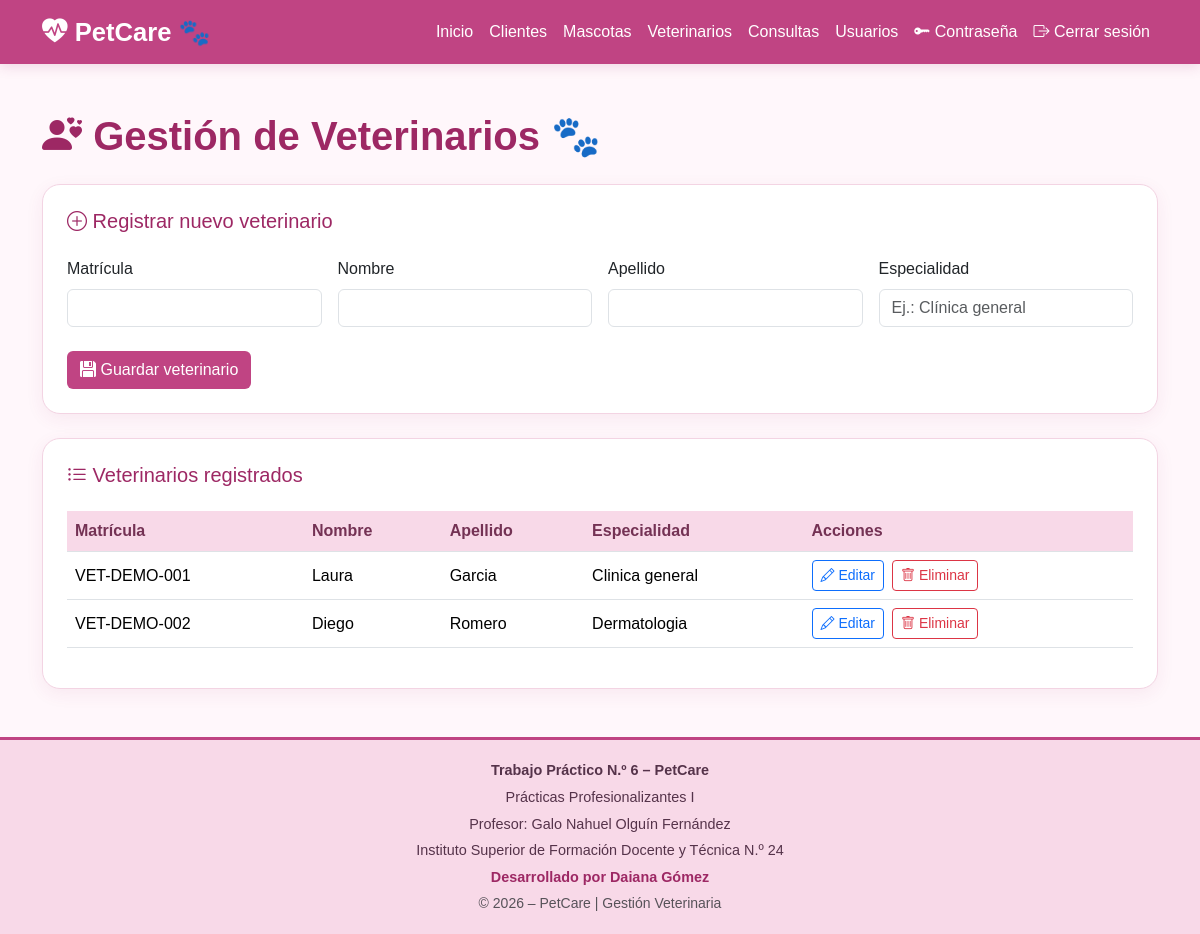
Screenshot of /veterinarios/index.php (signed in) with the database file from the repository.
### tables this page shows
CREATE TABLE `veterinarios` (
  `id_veterinario` int NOT NULL AUTO_INCREMENT,
  `matricula` varchar(20) NOT NULL,
  `nombre` varchar(50) NOT NULL,
  `apellido` varchar(50) NOT NULL,
  `especialidad` varchar(50) NOT NULL,
  PRIMARY KEY (`id_veterinario`),
  UNIQUE KEY `matricula` (`matricula`)
);

### veterinarios/index.php (the view, shortened to what this page needs)
<?php
$conexion = conectarBD();
function escapar($valor): string {
    return htmlspecialchars((string)$valor, ENT_QUOTES, 'UTF-8');
}
$datos = [
    'matricula' => '',
    'nombre' => '',
    'apellido' => '',
    'especialidad' => ''
];
$veterinarios = $conexion->query(
    "SELECT id_veterinario, matricula, nombre,
            apellido, especialidad
     FROM veterinarios
     ORDER BY apellido, nombre"
)->fetchAll(PDO::FETCH_ASSOC);
require __DIR__ . '/../includes/header.php';
?>
<main class="container py-5">
    <h1 class="titulo fw-bold mb-4">
        <i class="bi bi-person-hearts"></i>
        Gestión de Veterinarios 🐾
    </h1>
    <div class="card mb-4">
        <div class="card-body p-4">
            <h2 class="h5 titulo mb-4">
                <i class="bi bi-plus-circle"></i>
                Registrar nuevo veterinario
            </h2>
            <form method="POST" action="index.php">
                <div class="row g-3">
                    <div class="col-md-3">
                        <label for="matricula" class="form-label">
                            Matrícula
                        </label>
                        <input
                            type="text"
                            class="form-control"
                            id="matricula"
                            name="matricula"
                            maxlength="30"
                            value="<?= escapar($datos['matricula']) ?>"
                            required>
                    </div>
                    <div class="col-md-3">
                        <label for="nombre" class="form-label">
                            Nombre
                        </label>
                        <input
                            type="text"
                            class="form-control"
                            id="nombre"
                            name="nombre"
                            maxlength="100"
                            value="<?= escapar($datos['nombre']) ?>"
                            required>
                    </div>
                    <div class="col-md-3">
                        <label for="apellido" class="form-label">
                            Apellido
                        </label>
                        <input
                            type="text"
                            class="form-control"
                            id="apellido"
                            name="apellido"
                            maxlength="100"
                            value="<?= escapar($datos['apellido']) ?>"
                            required>
                    </div>
                    <div class="col-md-3">
                        <label for="especialidad" class="form-label">
                            Especialidad
                        </label>
                        <input
                            type="text"
                            class="form-control"
                            id="especialidad"
                            name="especialidad"
                            maxlength="100"
                            value="<?= escapar($datos['especialidad']) ?>"
                            placeholder="Ej.: Clínica general">
                    </div>
                </div>
                <div class="mt-4">
                    <button type="submit" class="btn btn-petcare">
                        <i class="bi bi-floppy-fill"></i>
                        Guardar veterinario
                    </button>
                </div>
            </form>
        </div>
    </div>
    <div class="card">
        <div class="card-body p-4">
            <h2 class="h5 titulo mb-4">
                <i class="bi bi-list-ul"></i>
                Veterinarios registrados
            </h2>
            <div class="table-responsive">
                <table class="table table-hover align-middle">
                    <thead>
                        <tr>
                            <th>Matrícula</th>
                            <th>Nombre</th>
                            <th>Apellido</th>
                            <th>Especialidad</th>
                            <th>Acciones</th>
                        </tr>
                    </thead>
                    <tbody>
                        <?php foreach ($veterinarios as $veterinario): ?>
                            <tr>
                                <td>
                                    <?= escapar($veterinario['matricula']) ?>
                                </td>
                                <td>
                                    <?= escapar($veterinario['nombre']) ?>
                                </td>
                                <td>
                                    <?= escapar($veterinario['apellido']) ?>
                                </td>
                                <td>
                                    <?= escapar($veterinario['especialidad']) ?>
                                </td>
                                <td>
                                    <div class="d-flex gap-2">
                                        <a
                                            href="editar.php?id=<?= (int)$veterinario['id_veterinario'] ?>"
                                            class="btn btn-outline-primary btn-sm">
                                            <i class="bi bi-pencil"></i>
                                            Editar
                                        </a>
                                        <form
                                            method="POST"
                                            action="eliminar.php"
                                            onsubmit="return confirm('¿Eliminar este veterinario?');">
                                            <button
                                                type="submit"
                                                class="btn btn-outline-danger btn-sm">
                                                <i class="bi bi-trash"></i>
                                                Eliminar
                                            </button>
                                        </form>
                                    </div>
                                </td>
                            </tr>
                        <?php endforeach; ?>
                    </tbody>
                </table>
            </div>
        </div>
    </div>
</main>
<?php
require __DIR__ . '/../includes/footer.php';
?>

### css/styles.css (style rules this page uses)
:root { --pink-primary: #c04483; --pink-dark: #9d2864; --pink-pastel: #f8d9e8; --pink-light: #fce7f1; --pink-background: #fff7fb; --text-primary: #55334a; }
body { background: var(--pink-background); color: var(--text-primary); font-family: Arial, sans-serif; min-height: 100vh; display: flex; flex-direction: column; }
main { flex: 1; }
.titulo { color: var(--pink-dark); }
.card { border: 1px solid #f3d4e3; border-radius: 18px; box-shadow: 0 5px 18px rgba(157, 40, 100, .07); }
.btn-petcare { background: var(--pink-primary); color: white; }
.table thead th { background: var(--pink-pastel); color: #743254; }

### rows the page displays
veterinarios: matricula "VET-DEMO-001", nombre "Laura", apellido "Garcia", especialidad "Clinica general"
veterinarios: matricula "VET-DEMO-002", nombre "Diego", apellido "Romero", especialidad "Dermatologia"
